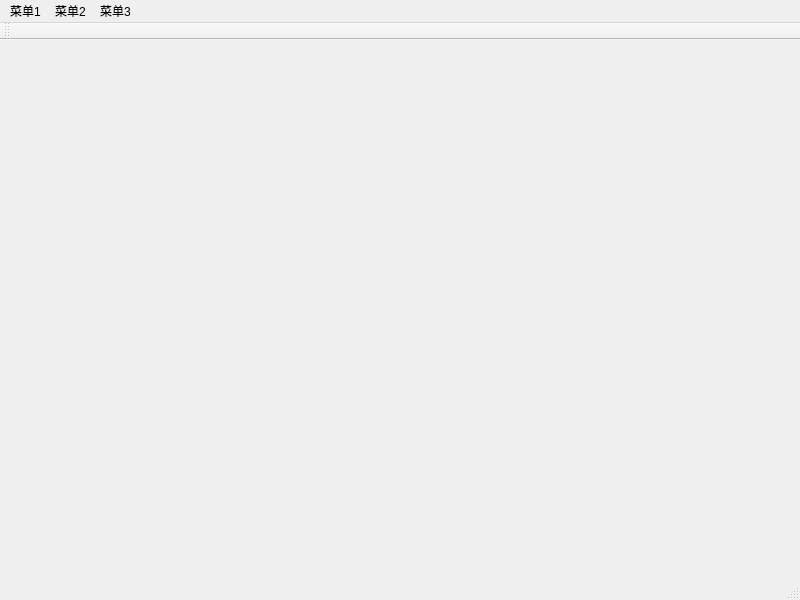
<?xml version="1.0" encoding="UTF-8"?>
<ui version="4.0">
 <class>MainWindow</class>
 <widget class="QMainWindow" name="MainWindow">
  <property name="geometry">
   <rect>
    <x>0</x>
    <y>0</y>
    <width>800</width>
    <height>600</height>
   </rect>
  </property>
  <property name="minimumSize">
   <size>
    <width>800</width>
    <height>600</height>
   </size>
  </property>
  <property name="windowTitle">
   <string>MainWindow</string>
  </property>
  <widget class="QWidget" name="centralWidget"/>
  <widget class="QMenuBar" name="menuBar">
   <property name="geometry">
    <rect>
     <x>0</x>
     <y>0</y>
     <width>800</width>
     <height>26</height>
    </rect>
   </property>
   <widget class="QMenu" name="menu_1">
    <property name="title">
     <string>菜单1</string>
    </property>
    <addaction name="action_11"/>
   </widget>
   <widget class="QMenu" name="menu_2">
    <property name="title">
     <string>菜单2</string>
    </property>
    <addaction name="action_21"/>
    <addaction name="action_22"/>
   </widget>
   <widget class="QMenu" name="menu_3">
    <property name="title">
     <string>菜单3</string>
    </property>
    <addaction name="action_31"/>
   </widget>
   <addaction name="menu_1"/>
   <addaction name="menu_2"/>
   <addaction name="menu_3"/>
  </widget>
  <widget class="QToolBar" name="mainToolBar">
   <attribute name="toolBarArea">
    <enum>TopToolBarArea</enum>
   </attribute>
   <attribute name="toolBarBreak">
    <bool>false</bool>
   </attribute>
  </widget>
  <widget class="QStatusBar" name="statusBar"/>
  <action name="action_11">
   <property name="text">
    <string>菜单项11</string>
   </property>
  </action>
  <action name="action_21">
   <property name="text">
    <string>菜单项21</string>
   </property>
  </action>
  <action name="action_22">
   <property name="text">
    <string>菜单项22</string>
   </property>
  </action>
  <action name="action_31">
   <property name="text">
    <string>菜单项31</string>
   </property>
  </action>
 </widget>
 <layoutdefault spacing="6" margin="11"/>
 <resources/>
 <connections/>
</ui>
